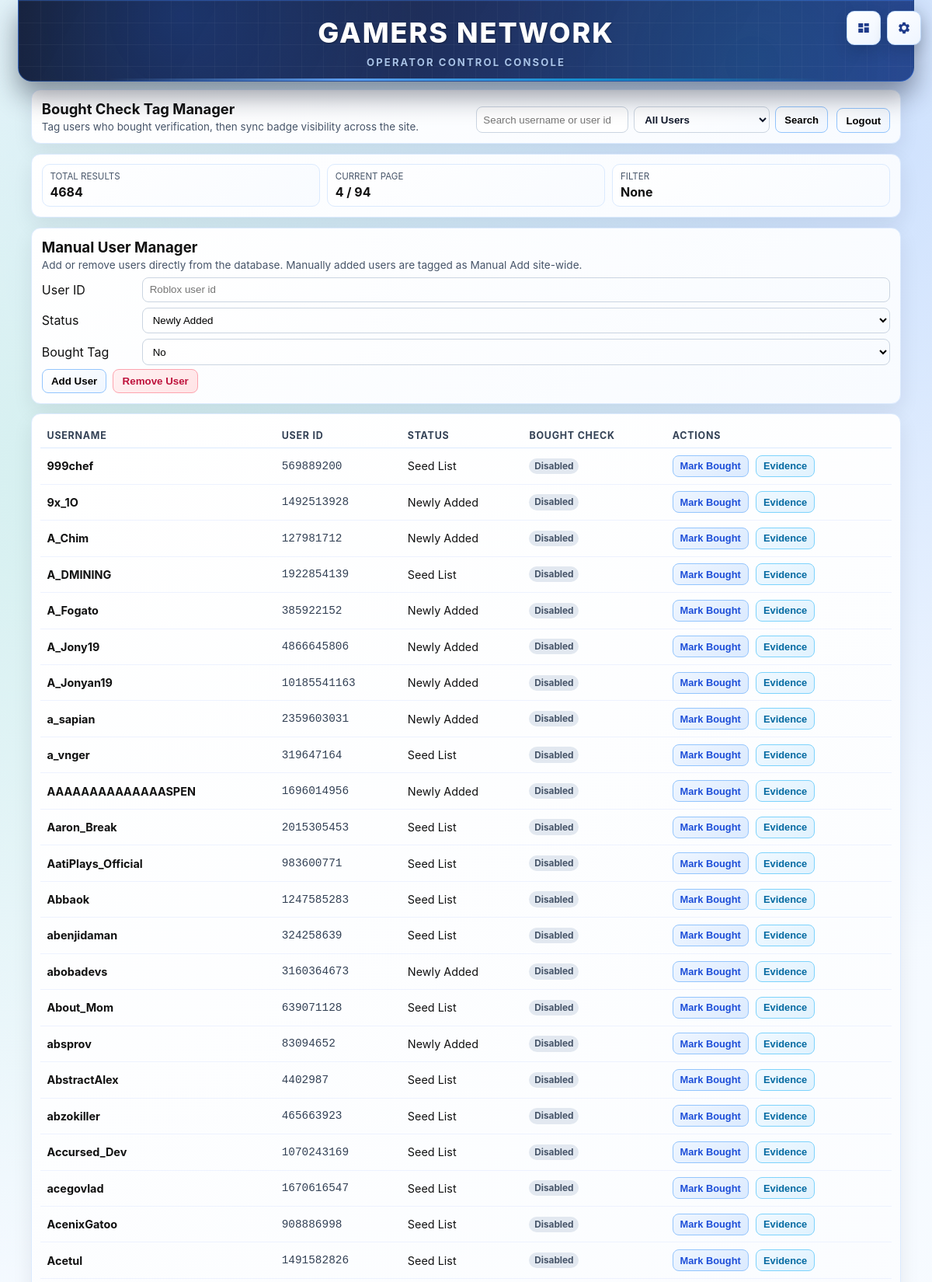
Page /admin?page=4&query=&bought_filter=all (signed in, upper part) on the committed database.
### tables this page shows
CREATE TABLE users (
    user_id TEXT PRIMARY KEY,
    username TEXT,
    status TEXT
, first_seen_ts INTEGER, bought_tag INTEGER NOT NULL DEFAULT 0, manual_add INTEGER NOT NULL DEFAULT 0);

### app.py (the view, shortened to what this page needs)
@app.route("/admin", methods=["GET", "POST"])
def admin():
    query = request.args.get("query", "").strip().lower()
    bought_filter = request.args.get("bought_filter", "all").strip().lower()
    if bought_filter not in {"all", "blocked", "clean"}:
        bought_filter = "all"
    try:
        page = max(1, int(request.args.get("page", 1)))
    except:
        page = 1
    users = get_all_users()
    rows = sorted(
        users.items(),
        key=lambda x: x[1].get("username", "").lower(),
    )
    if query:
        rows = [
            item
            for item in rows
            if query in str(item[0]).lower() or query in item[1].get("username", "").lower()
        ]
    if bought_filter == "blocked":
        rows = [item for item in rows if bool(item[1].get("bought_tag"))]
    elif bought_filter == "clean":
        rows = [item for item in rows if not bool(item[1].get("bought_tag"))]
    per_page = 50
    total = len(rows)
    total_pages = max(1, math.ceil(total / per_page))
    start = (page - 1) * per_page
    page_items = rows[start:start + per_page]
    return render_template(
        "admin_panel.html",
        users=page_items,
        query=query,
        bought_filter=bought_filter,
        page=page,
        total=total,
        total_pages=total_pages,
        admin_logs=get_admin_logs(120),
    )

### app.py (called while the page is built)
def is_admin_authenticated():
    return bool(session.get("admin_auth"))

### database.py (called while the page is built)
def get_connection():
    if IS_POSTGRES:
        return psycopg2.connect(_pg_dsn())
    parent = os.path.dirname(os.path.abspath(DB_NAME))
    if parent:
        os.makedirs(parent, exist_ok=True)
    return sqlite3.connect(DB_NAME)

def get_all_users():
    conn = get_connection()
    c = conn.cursor()
    c.execute("SELECT user_id, username, status, first_seen_ts, bought_tag, manual_add FROM users")
    rows = c.fetchall()
    conn.close()
    users = {}
    for user_id, username, status, first_seen_ts, bought_tag, manual_add in rows:
        uid = int(user_id) if str(user_id).isdigit() else user_id
        users[uid] = {
            "username": username,
            "source": status,
            "first_seen_ts": int(first_seen_ts),
            "bought_tag": bool(bought_tag),
            "manual_add": bool(manual_add),
        }
    return users

def get_admin_logs(limit=120):
    lim = max(1, min(500, int(limit)))
    conn = get_connection()
    cur = conn.cursor()
    cur.execute(
        f"""
        SELECT id, action, target_uid, detail, created_ts
        FROM admin_logs
        ORDER BY id DESC
        LIMIT {lim}
        """
    )
    rows = cur.fetchall()
    conn.close()
    result = []
    for row in rows:
        result.append(
            {
                "id": int(row[0]),
                "action": row[1] or "",
                "target_uid": row[2] or "",
                "detail": row[3] or "",
                "created_ts": int(row[4] or 0),
            }
        )
    return result

### templates/admin_panel.html (shortened to what this page needs)
<!DOCTYPE html>
<html lang="en">
<head>
<link rel="stylesheet" href="{{ url_for('static', filename='style.css') }}">
</head>
<body class="main-app admin-console">
<header>
    <h1>Gamers Network</h1>
    <p>Operator Control Console</p>
</header>
<a class="admin-corner-btn home-corner-btn" href="{{ url_for('index') }}" title="Index" aria-label="Open Index">
    <svg viewBox="0 0 24 24" width="18" height="18" aria-hidden="true">
        <path d="M3 4h8v7H3V4zm10 0h8v5h-8V4zM3 13h8v7H3v-7zm10-2h8v9h-8v-9z" fill="currentColor"/>
    </svg>
</a>
<button class="admin-corner-btn" id="cornerSettingsBtn" title="Settings" aria-label="Open Settings" type="button">
</button>
<main class="admin-main">
    <section class="panel admin-toolbar">
        <div class="admin-title">
            <h2>Bought Check Tag Manager</h2>
            <p>Tag users who bought verification, then sync badge visibility across the site.</p>
        </div>
        <form method="get" class="admin-search">
            <input type="text" name="query" value="{{ query }}" placeholder="Search username or user id">
            <select name="bought_filter" aria-label="Bought tag filter">
                <option value="all" {% if bought_filter == "all" %}selected{% endif %}>All Users</option>
            </select>
            <button type="submit">Search</button>
        </form>
        <form method="post" action="{{ url_for('admin_logout') }}" class="admin-logout">
            <button type="submit">Logout</button>
        </form>
    </section>
    <section class="panel admin-stats">
        <div class="admin-stat">
            <span>Total Results</span>
            <strong>{{ total }}</strong>
        </div>
        <div class="admin-stat">
            <span>Current Page</span>
            <strong>{{ page }} / {{ total_pages }}</strong>
        </div>
        <div class="admin-stat">
            <span>Filter</span>
            <strong>{{ query if query else "None" }}</strong>
        </div>
    </section>
    <section class="panel admin-manual">
        <div class="admin-evidence-head">
            <h3>Manual User Manager</h3>
            <p>Add or remove users directly from the database. Manually added users are tagged as Manual Add site-wide.</p>
        </div>
        <div class="admin-evidence-form">
            <label>User ID</label>
            <input id="manualUid" type="text" placeholder="Roblox user id">
            <label>Status</label>
            <select id="manualStatus">
                <option value="Newly Added">Newly Added</option>
            </select>
            <label>Bought Tag</label>
            <select id="manualBought">
                <option value="0">No</option>
            </select>
        </div>
        <div class="admin-evidence-actions">
            <button id="manualAddBtn" type="button">Add User</button>
            <button id="manualRemoveBtn" type="button" class="danger">Remove User</button>
        </div>
    </section>
    <section class="panel admin-table-wrap">
        <div class="admin-table-scroll">
            <table class="admin-table">
                <thead>
                    <tr>
                        <th>Username</th>
                        <th>User ID</th>
                        <th>Status</th>
                        <th>Bought Check</th>
                        <th>Actions</th>
                    </tr>
                </thead>
                <tbody>
                    {% for uid, info in users %}
                    <tr data-uid="{{ uid }}">
                        <td class="u-name">{{ info.username }}</td>
                        <td class="u-id">{{ uid }}</td>
                        <td>{{ info.source }}</td>
                        <td class="bought-state">
                            <span class="state-pill {{ 'is-on' if info.bought_tag else 'is-off' }}">
                                {{ "Enabled" if info.bought_tag else "Disabled" }}
                            </span>
                        </td>
                        <td>
                            <button
                                class="toggle-bought-btn {{ 'remove' if info.bought_tag else 'mark' }}"
                                data-uid="{{ uid }}"
                                data-next="{{ 0 if info.bought_tag else 1 }}"
                                type="button">
                                {{ "Remove Tag" if info.bought_tag else "Mark Bought" }}
                            </button>
                            <button class="manage-evidence-btn" data-uid="{{ uid }}" data-username="{{ info.username }}" type="button">Evidence</button>
                        </td>
                    </tr>
                    {% endfor %}
                </tbody>
            </table>
        </div>
    </section>
</main>
</body>
</html>

### rows in the picture
users: username "999chef", source "Seed List", bought_tag "Disabled", bought_tag "Mark Bought"
users: username "9x_1O", source "Newly Added", bought_tag "Disabled", bought_tag "Mark Bought"
users: username "A_Chim", source "Newly Added", bought_tag "Disabled", bought_tag "Mark Bought"
users: username "A_DMINING", source "Seed List", bought_tag "Disabled", bought_tag "Mark Bought"
users: username "A_Fogato", source "Newly Added", bought_tag "Disabled", bought_tag "Mark Bought"
users: username "A_Jony19", source "Newly Added", bought_tag "Disabled", bought_tag "Mark Bought"
users: username "A_Jonyan19", source "Newly Added", bought_tag "Disabled", bought_tag "Mark Bought"
users: username "a_sapian", source "Newly Added", bought_tag "Disabled", bought_tag "Mark Bought"
users: username "a_vnger", source "Seed List", bought_tag "Disabled", bought_tag "Mark Bought"
users: username "AAAAAAAAAAAAAASPEN", source "Newly Added", bought_tag "Disabled", bought_tag "Mark Bought"
users: username "Aaron_Break", source "Seed List", bought_tag "Disabled", bought_tag "Mark Bought"
users: username "AatiPlays_Official", source "Seed List", bought_tag "Disabled", bought_tag "Mark Bought"
users: username "Abbaok", source "Seed List", bought_tag "Disabled", bought_tag "Mark Bought"
users: username "abenjidaman", source "Seed List", bought_tag "Disabled", bought_tag "Mark Bought"
users: username "abobadevs", source "Newly Added", bought_tag "Disabled", bought_tag "Mark Bought"
users: username "About_Mom", source "Seed List", bought_tag "Disabled", bought_tag "Mark Bought"
users: username "absprov", source "Newly Added", bought_tag "Disabled", bought_tag "Mark Bought"
users: username "AbstractAlex", source "Seed List", bought_tag "Disabled", bought_tag "Mark Bought"
users: username "abzokiller", source "Seed List", bought_tag "Disabled", bought_tag "Mark Bought"
users: username "Accursed_Dev", source "Seed List", bought_tag "Disabled", bought_tag "Mark Bought"
users: username "acegovlad", source "Seed List", bought_tag "Disabled", bought_tag "Mark Bought"
users: username "AcenixGatoo", source "Seed List", bought_tag "Disabled", bought_tag "Mark Bought"
users: username "Acetul", source "Seed List", bought_tag "Disabled", bought_tag "Mark Bought"

### other values in the picture
{{ total }} "4684"
{{ page }} "4"
{{ total_pages }} "94"
{{ query if query else "None" }} "None"
{{ uid }} "569889200" "1492513928" "127981712" "1922854139" "385922152" "4866645806" "10185541163" "2359603031" "319647164" "1696014956" "2015305453" "983600771" "1247585283" "324258639" "3160364673" "639071128" "83094652" "4402987" "465663923" "1070243169" "1670616547" "908886998" "1491582826"
